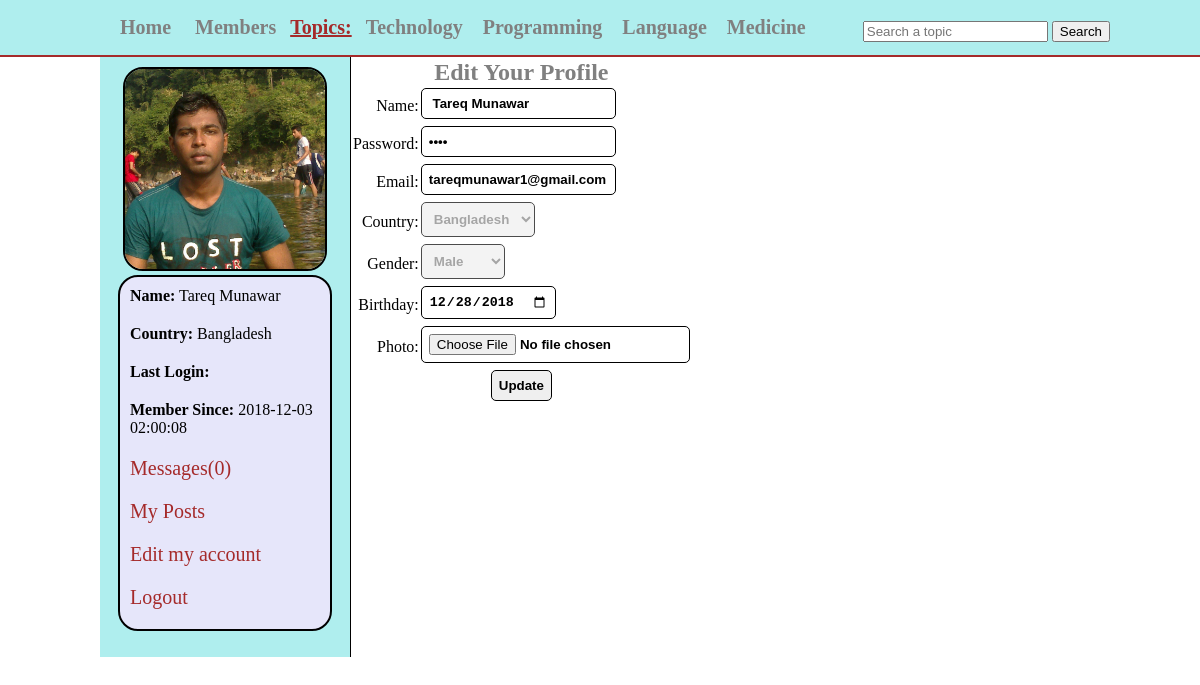
/edit_profile.php (signed in), run on the app's committed database.
### tables this page shows
CREATE TABLE `topics` (
  `topic_id` int(11) NOT NULL,
  `topic_name` varchar(255) NOT NULL
);

CREATE TABLE `users` (
  `user_id` int(11) NOT NULL,
  `user_name` varchar(255) NOT NULL,
  `user_pass` varchar(255) NOT NULL,
  `user_email` varchar(255) NOT NULL,
  `user_country` text NOT NULL,
  `user_gender` text NOT NULL,
  `user_birthday` text NOT NULL,
  `user_image` text NOT NULL,
  `user_reg_date` text NOT NULL,
  `user_last_login` text NOT NULL,
  `status` text NOT NULL,
  `ver_code` int(100) NOT NULL,
  `posts` text NOT NULL
);

### edit_profile.php (the view, shortened to what this page needs)
<?php
include("functions/functions.php");
if(!isset($_SESSION['user_email'])){
	header("location:index.php");
}
else{
?>
<!DOCTYPE html>
<html>
<head>
	<link rel="stylesheet" type="text/css" href="styles/home_style.css" media="all">
</head>
<body>
	<div class="container">
		<div id="head_warp">
			<div id="header">
				<ul id="menu">
					<li><a href="home.php"> Home</a></li>
					<li><a href="members.php"> Members</a></li>
					<strong>Topics:</strong>
					<?php
					  $get_topics="select * from topics";
					  $run_topics=mysqli_query($con,$get_topics);
					  while($row= mysqli_fetch_array($run_topics)){
						$topic_id=$row['topic_id'];
						$topic_name=$row['topic_name'];
					  echo "<li><a href='topic.php?topic=$topic_id'>$topic_name</a></li>";
					  }
					?>
				</ul>
				<form method="get" action="results.php" id="form1">
					<input type="text" name="user_query" placeholder="Search a topic">
					<input type="submit" name="search" value="Search">
				</form>
			</div>
		</div>
		<div class="content">
		    <div id="user_timeline">
				<div id="user_details">
					<?php
					  $user=$_SESSION['user_email'];
					  $get_user="select * from users where user_email='$user' ";
					  $run_user=mysqli_query($con,$get_user);
					  $row=mysqli_fetch_array($run_user);
					  $user_id=$row['user_id'];
					  $user_name=$row['user_name'];
					  $user_pass=$row['user_pass'];
					  $user_email=$row['user_email'];
					  $user_country=$row['user_country'];
					  $user_gender=$row['user_gender'];
					  $user_birthday=$row['user_birthday'];
					  $user_image=$row['user_image'];
					  $register_date=$row['user_reg_date'];
					  $last_login=$row['user_last_login'];
					  $sel_msg="select * from messages where receiver='$user_id' AND status='unread' ORDER BY 1 DESC";
					  $run_msg=mysqli_query($con,$sel_msg);
					  $count_msg=mysqli_num_rows($run_msg);
					  echo "
					  <center>
					  <img src='users/$user_image' width='200' height='200'/>
					  </center>
					  <div id='user_mention'>
					  <p><strong>Name:</strong> $user_name</p>
					  <p><strong>Country:</strong> $user_country</p>
					  <p><strong>Last Login:</strong> $last_login</p>
					  <p><strong>Member Since:</strong> $register_date</p>
					  <p><a href='my_messages.php?inbox&u_id=$user_id'>Messages($count_msg)</a></p>
					  <p><a href='my_posts.php?u_id=$user_id'>My Posts</a></p>
					  <p><a href='edit_profile.php?u_id=$user_id'>Edit my account</a></p>
					  <p><a href='logout.php'>Logout</a></p>
					  </div>
					  ";
					}
					?>
				</div>
		    </div>
		    <div>
		    	<form action="" method="post" id="f" class="ff" enctype="multipart/form-data">
				  <table>
					<tr align="center">
						<td colspan="6"><h2>Edit Your Profile</h2></td>
					</tr>
					<tr>
						<td align="right">Name:</td>
						<td><input type="text" name="u_name" required="required" value="<?php echo $user_name;?>"></td>
					</tr>
					<tr>
						<td align="right">Password:</td>
						<td><input type="password" name="u_pass" required="required" value="<?php echo $user_pass;?>"></td>
					</tr>
					<tr>
						<td align="right">Email:</td>
						<td><input type="email" name="u_email" required="required" value="<?php echo $user_email;
							?>"></td>
					</tr>
					<tr>
						<td align="right">Country:</td>
						<td>
							<select name="u_country" disabled="disabled">
							  <option><?php echo $user_country;?></option>
						    </select>
						</td>
					</tr>
					<tr>
						<td align="right">Gender:</td>
						<td>
						    <select name="u_gender" disabled="disabled">
							  <option><?php echo $user_gender;?></option>
						    </select>
					    </td>
					</tr>
					<tr>
						<td align="right">Birthday:</td>
						<td><input type="date" name="u_birthday" required="required" value="<?php echo $user_birthday;?>"></td>
					</tr>
					<tr>
						<td align="right">Photo:</td>
						<td><input type="file" name="u_image" required="required"></td>
					</tr>
					<tr align="center">
						<td colspan="6"><input type="submit" name="update" value="Update"></td>
					</tr>
				  </table>
			    </form>
			</div>
        </div>
	</div>
</body>
</html>

### styles/home_style.css (style rules this page uses)
html, body, div, span, applet, object, iframe, h1, h2, h3, h4, h5, h6, p, blockquote, pre, a, abbr, acronym, address, big, cite, code, del, dfn, em, img, ins, kbd, q, s, samp, small, strike, strong, sub, sup, tt, var, b, u, i, center, dl, dt, dd, ol, ul, li, fieldset, form, label, legend, table, caption, tbody, tfoot, thead, tr, th, td, article, aside, canvas, details, embed, figure, figcaption, footer, header, hgroup, menu, nav, output, ruby, section, summary, time, mark, audio, video { margin: 0; padding: 0; border: 0; }
#head_warp { width: 100%; height: 35px; margin: 0 auto; border-bottom: 2px solid brown; padding:10px; background: #AFEEEE; }
#header { margin:0 auto; width: 1000px; height: 35px; }
#menu { line-height: 35px; padding: 0; margin:0; float: left; }
#menu li { display: inline; list-style: none; }
#menu a { margin:5px; padding: 5px; text-decoration: none; color: gray; font-size: 20px; font-weight: bold; }
#menu strong { font-size: 20px; text-decoration: underline; color: brown; }
#form1 { float: right; line-height: 35px; padding-top: 3px; }
.content { width:1000px; margin:0 auto; }
#user_timeline { background: #AFEEEE; width:250px; float: left; height: 600px; border-right: 1px solid black; }
#user_details { padding: 10px; }
#user_details img { border:2px solid black; border-radius: 20px; }
#user_details p { margin-bottom: 10px; padding: 5px; }
#user_details a { color:brown; font-size:20px; text-decoration:none; }
#user_mention { background: #E6E6FA; border:2px solid black; border-radius: 20px; width: 200px; margin:0 auto; padding: 5px; }
.ff input { margin-bottom: 5px; }
.ff select { margin-bottom: 5px; }
#f input { padding: 7px; border: 1px solid black; border-radius: 5px; font-weight: bolder; }
#f select { padding: 8px; border: 1px solid black; border-radius: 5px; font-weight: bolder; }
#f h2 { color: gray; font-family: Sansationl; }

### data on the page
topics: topic_name "Technology"
topics: topic_name "Programming"
topics: topic_name "Language"
topics: topic_name "Medicine"
users: user_image (picture), user_name "Tareq Munawar", user_country "Bangladesh", user_reg_date "2018-12-03 02:00:08", u_name "Tareq Munawar", u_email "tareqmunawar1@gmail.com", u_country "Bangladesh", u_gender "Male", u_birthday "12/28/2018"

### other printed values
$count_msg "0"
